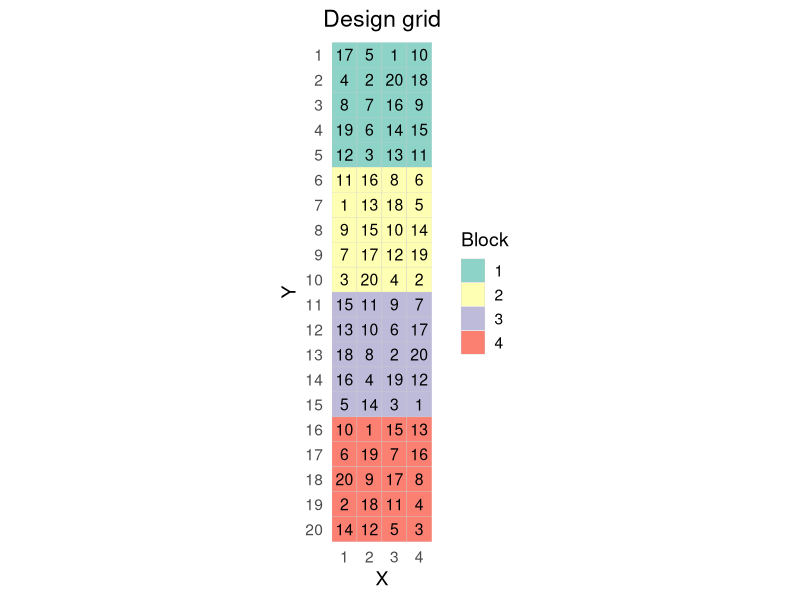

Recreate this plot in R.

###################################################################################################
## WARNING: the code below allows rectangualr and non-rectangular blocks.
##          It is highly recommended to choose the setting with rectangular blocks, because
##          it is easier to analyse and to interpret. 
##          The setting with non-rectangular blocks (e.g. allignment="vertical", reps=4, treatments=21)
##          can be a bit tricky to analyse and to explain the choice of this randomization.
##          In such case, the "non-rectangular blocks" are not blocks, but "constraints" to ensure that 
##          you don't have the same treatment in the same part of the field/greenhouse.
##          This is a bit more robust than only randomizing over columns, but you cannot model block effect in a usual way.
##          All in all, if you can model rectangular blocks, do it this way. 
##          

## Design evaluation: Assume that rows are your long side (Y), and columns are your short side (X), e.g. allignment="vertical", reps=4, treatments=20.
##                    
##                    If you chose your blocks to be rectangular, then you can model block effect, and the design is more similar to a row-column design, 
##                    but with fewer blocks - this is much more preferred.
##                    Taking this example, alignment "vertical", X=4, Y=20.
##                    In this case, the basic model would be y_ij = mu + a_t(i,j) + c_i + b_k + e_ij, where y_ij is the plot value in i-th column and j-th row, 
##                    mu is the overall mean (intercept), a_t(i,j) is the treatment effect assigned to the i-j-th position, c_i is the effect of the column i, 
##                    b_k is the effect of block k, and e_ij is the residual error.
##                    Here you can see that number of blocks indexed with k is smaller than number of rows. 
##                    This design than has a complete replicate in each column, and each "block" is also a complete replicate.
##
##                    If the setting with non-rectangular blocks is chosen (e.g., treatments = 21, reps = 3), you cannot model block effect.
##                    In this case you would fit a model with column effect as factor. You can add a row effect as a continuous trend.
##                    This means: y_ij = mu + a_t + c_i + beta*j + e_ij, where y_ij is the response for the i-j-th plot, mu is the overall mean (intercept), 
##                    c_i is the effect of column i, beta*j is the numeric gradient effect, and e_ij is the residual error.
##                    This design evaluation is equivalent to saying: I have place replicates over columns, but I did not place replicates over rows.
##                    The "blocks" over rows play solely a role of ensuring that you do not have the same treatment in the same part of the field/greenhouse.
##                    This should, in theory, make this design more robust than only randomizing over columns.
##                    A significant gradient effect beta over rows would say: we have some linear trend over rows 
##                    If the effect over rows is not significant, drop it.
## 
## Title:       Partial sudoku plot randomization
##
## Date:        15.05.2025
##
## Creator:     Maksym Hrachov (maksym.hrachov@uni-hohenheim.de)
##
## Description: Partial sudoku randomization function to create experimental design for a
##              greenhouse table or a field. This design is in-between of RCBD and row-column, so that
##              every column and every 'block' contain a complete replicate. 
##              This design can help to account for gradients in both X and Y directions.
##
## License:     Creative Commons Attribution-NonCommercial 4.0 International
##              (CC BY-NC 4.0)
##              https://creativecommons.org/licenses/by-nc/4.0
## Copyright (c) 2025  Maksym Hrachov


# Scroll down to see an example

############################
######## Function ##########
############################
partial_sudoku <- function(treatments, reps, columns, seed){
  library(dplyr)
  library(tidyr)
  library(ggplot2)
  
  set.seed(seed)
  
  prep <- expand_grid(
    X = 1:columns,
    Y = 1:treatments
  ) %>%
    arrange(Y) %>%
    mutate(
      Observation = row_number(),
      Block       = rep(1:reps, each = treatments),
      Value       = NA_integer_
    )
  
  assigned <- prep
  b = 1
  for (b in 1:reps) {
    block_df <- prep %>% filter(Block == b) %>%
      mutate(Value = sample(1:treatments))
    
    check_assignment <- rows_update(assigned, block_df %>% select(Observation, Value), by = ("Observation")) %>% 
      group_by(X) %>% 
      mutate(flag = duplicated(Value)) %>% 
      filter(Block %in% 1:b) %>% 
      ungroup
    
    assigned <- rows_update(assigned, block_df %>% select(Observation, Value), by = ("Observation"))
    
    if(sum(check_assignment$flag) != 0 ){
      iter <- 0
      five_iter_save <- 0
      repeat {
        iter <- iter + 1
        subset_reshuffle <- check_assignment %>% filter(flag == T) %>% 
          mutate(Value = sample(Value)) %>% 
          select(-flag)
        
        assigned <- rows_update(assigned, subset_reshuffle %>% select(Observation, Value), by = ("Observation"))
        
        check_assignment <- rows_update(assigned, subset_reshuffle %>% select(Observation, Value), by = ("Observation")) %>% 
          group_by(X) %>% 
          mutate(flag = duplicated(Value)) %>% 
          filter(Block %in% 1:b)%>% 
          ungroup
        
        if(sum(check_assignment$flag) == five_iter_save | sum(check_assignment$flag) == 1){
          block_df <- prep %>% filter(Block == b) %>%
            mutate(Value = sample(1:treatments))
          
          check_assignment <- rows_update(assigned, block_df %>% select(Observation, Value), by = ("Observation")) %>% 
            group_by(X) %>% 
            mutate(flag = duplicated(Value)) %>% 
            filter(Block %in% 1:b) %>% 
            ungroup
          
          assigned <- rows_update(assigned, block_df %>% select(Observation, Value), by = ("Observation"))
        }
        
        # print(sum(check_assignment$flag))
        
        if(iter %% 5) five_iter_save <- sum(check_assignment$flag)
        
        if (!any(check_assignment$flag)) break
      }
    }
    print(paste("Block", b, "has been created."))
  }  
  
  # sanity check
  sanity_check <- assigned %>% group_by(Block) %>% 
    mutate(block_check = duplicated(Value)) %>% 
    ungroup %>% 
    group_by(X) %>% 
    mutate(X_check = duplicated(Value)) %>% 
    ungroup()
  
  if( sum(sanity_check$block_check) != 0 | sum(sanity_check$X_check) != 0 ){
    stop("There are duplicates... Contact Maksym Hrachov to check the code.")
  }
  return(assigned)
}

###################
####  Example  ####
###################

library(dplyr)
library(tidyr)
library(ggplot2)

# number of unique treatment levels in a replicate: e.g. varieties, dose levels, 
# or number of treatment combinations: 5 levels of trt_1 * 3 levels of trt_2 = 15
treatments <- 20 
# number of replicates; it can support designs of ~40 treatments with 10 reps, but it will take a minute or two
reps <- 4
# design assumes number_of_rows > number of columns, and n_columns = n_reps. 
columns <- reps
# to change alignment (from "vertical" - default, to "horizontal", please specify)
alignment <- "vertical"
# change the random seed to get another design with the same dimensions
seed <- 42

# run function
assigned <- partial_sudoku(treatments, reps, columns, seed)

# visualize the output
if(alignment == "vertical"){
  ggplot(assigned, aes(x = X, y = Y, fill = factor(Block))) +
    geom_tile(color = "grey80") +
    geom_text(aes(label = Value), size = 4) +
    
    scale_x_continuous(
      breaks = 1:columns,
      expand = c(0, 0)
    ) +
    scale_y_reverse(
      breaks = 1:treatments,
      expand = c(0, 0)
    ) +
    
    scale_fill_brewer(palette = "Set3") +
    coord_fixed() +
    labs(
      x     = "X",
      y     = "Y",
      fill  = "Block",
      title = "Design grid"
    ) +
    
    theme_minimal(base_size = 14) +
    theme(
      panel.grid.major   = element_blank(),
      panel.grid.minor   = element_blank(),
      plot.title         = element_text(hjust = 0.5)  # center the title
    )
} else {
  ggplot(assigned, aes(x = Y, y = -X, fill = factor(Block))) +
    geom_tile(color = "grey80") +
    geom_text(aes(label = Value), size = 4) +
    
    scale_x_continuous(
      breaks = 1:treatments,
      expand = c(0, 0)
    ) +
    scale_y_reverse(
      breaks = - (1:columns),      # data positions at −1,−2,…,−columns
      labels = 1:columns,          # but label them “1, 2, …, columns”
      expand = c(0, 0)
    ) +
    
    scale_fill_brewer(palette = "Set3") +
    coord_fixed() +
    labs(
      x     = "X",
      y     = "Y",
      fill  = "Block",
      title = "Design grid"
    ) +
    
    theme_minimal(base_size = 14) +
    theme(
      panel.grid.major   = element_blank(),
      panel.grid.minor   = element_blank(),
      plot.title         = element_text(hjust = 0.5) 
    )
}
